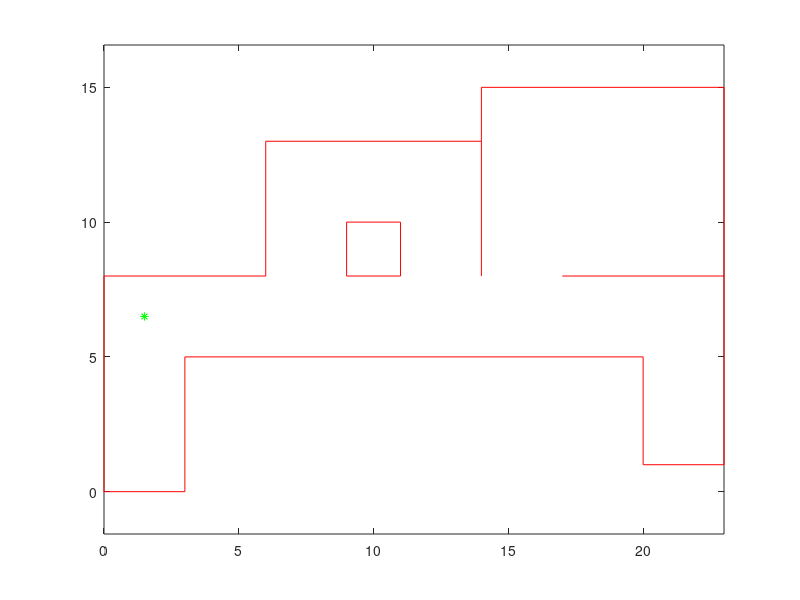

Source code (MATLAB): (Note: this script raises an error after producing the figure.)
% This script creates a map and generates a set of scan points from two differenct
% locations within that map.   It then tries to align those two scans.


% This function differs from testICP04.m in that it quantizes the first scan's points
% into a grid to simulate what will happen with an occupancy map.  It also has a much
% bigger map now.  

close all
clc

initialPosition = [1.5 6.5]; % in meters
initialAngle = 0; % in radians

offsetPosition = [.1 .1];
offsetAngle = .0;



% Create the map to be scanned.  Each row is [x y x y] and represents a line
% segment.

% map = [-3,4,3,4;...      % This was the original map
%        3,4,3,-4;...
%        3,-4, 0,-3.5;...
%        0,-3.5,-3,-4;...
%        -3,-4, -3,4];
    
map = [0,0,0,8;...      % 1
       0,8,6,8;...      % 2
       6,8,6,13;...     % 3
       6,13,14,13;...   % 4
       14,13,14,8;...   % 5
       14,13,14,15;...  % 6
       14,15,23,15;...  % 7
       23,15,23,8;...   % 8
       17,8,23,8;...    % 9
       23,8,23,1;...    % 10
       20,1,23,1;...    % 11
       20,5,20,1;...    % 12
       3,5,20,5;...     % 13
       3,5,3,0;...      % 14
       0,0,3,0;...      % 15
       9,8,9,10;...     % 16
       9,10,11,10;...   % 17
       11,10,11,8;...   % 18
       9,8,11,8];       % 19
   
% Draw the map
figure(3)
clf
for I = 1:size(map,1)
   plot([map(I,1); map(I,3)],[map(I,2); map(I,4)], 'r');
   hold on
end
axis equal
plot(initialPosition(1),initialPosition(2),'g*');
    
    
% First scan
numberOfRays = 260;
robotPosition = initialPosition; 
robotAngle = initialAngle; 
noiseMagnitude = .05;

ranges1 = doScan(robotPosition,robotAngle,numberOfRays,noiseMagnitude,map);
XY1 = rangesToXY(ranges1);

plot(XY1(:,1)+initialPosition(1), XY1(:,2)+ initialPosition(2),'g.')

% ################
% Quantize the map
% ################
% gridSize = .01;
% XY1B = int32(XY1 ./ gridSize); % These will be integer numbers so convert back to floats
% XY1B = double(XY1B) * gridSize;

XY1B =XY1;


% Second scan
numberOfRays = 260;
robotPosition = initialPosition + offsetPosition;
robotAngle = initialAngle + offsetAngle;
noiseMagnitude = .05; 

ranges2 = doScan(robotPosition,robotAngle,numberOfRays,noiseMagnitude,map);
XY2 = rangesToXY(ranges2);





[rotationMatrix, translation] = ICP04(XY1B, XY2);

XY3 = (rotationMatrix * XY2')';
XY3 = XY3 + translation;



% Plot things out and see how it did.
figure(1);
clf
plot(XY1B(:,1),XY1B(:,2),'+r');
hold on
%plot(XY2(:,1),XY2(:,2),'.g');
plot(XY3(:,1),XY3(:,2),'.b');

rotm3D = [rotationMatrix [0;0]; 0 0 0];

computedAngle = rotm2eul(rotm3D);

% Report the angle and displacement that it found
fprintf('Given translation: \t%f, %f\n',offsetPosition);
fprintf('Computed translation: \t%f, %f\n',translation);
fprintf('Given angle: %f\n',offsetAngle);
fprintf('Computed angle: %f\n',computedAngle(1));

axis equal



